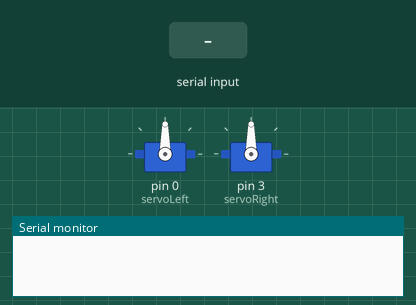
This sketch was run on a simulated Arduino Mega 2560, built with avr-gcc and run on an emulated ATmega2560. On the bench: 2 × servo, the last lines printed to the serial monitor. The inputs (shaded band) are chosen by the test bench.

Above: at 1.2 s.
1.3 s: "m_f" received over the second serial link
At 3.1 s:
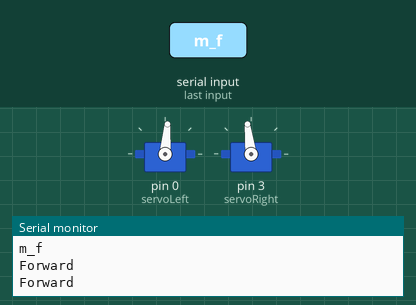
4.2 s: "m_l" received over the second serial link
At 5.9 s:
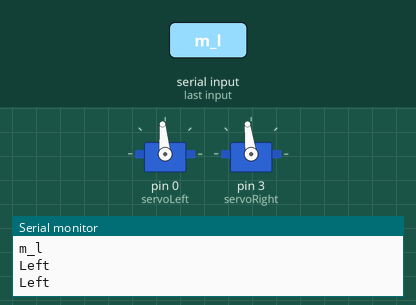
7.0 s: "m_r" received over the second serial link
At 8.6 s:
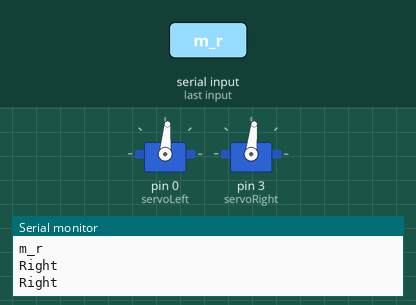
9.7 s: "m_b" received over the second serial link
At 11.4 s:
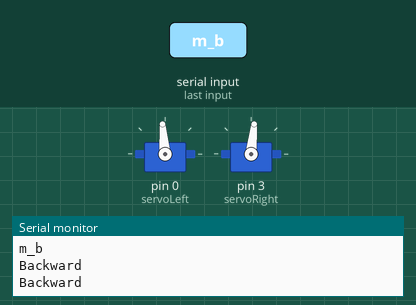
Timing chart, 0 to 13.0 s (numbered marks = the images above; inputs shaded):
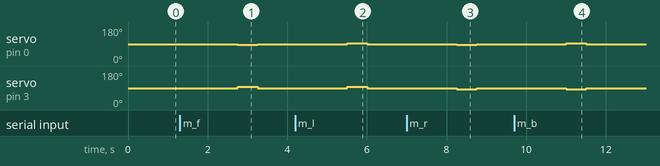

Measured:
- after the input at 1.3 s, servo on pin 0 (servoLeft): 90° → 85° after 1.5 s, → 90° 0.50 s later; servo on pin 3 (servoRight): 90° → 97° after 1.5 s, → 90° 0.50 s later
- after the input at 4.2 s, servo on pin 0 (servoLeft): 90° → 95° after 1.3 s, → 90° 0.50 s later; servo on pin 3 (servoRight): 90° → 97° after 1.3 s, → 90° 0.50 s later
- after the input at 7.0 s, servo on pin 0 (servoLeft): 90° → 85° after 1.3 s, → 90° 0.50 s later; servo on pin 3 (servoRight): 90° → 84° after 1.3 s, → 90° 0.50 s later
- after the input at 9.7 s, servo on pin 0 (servoLeft): 90° → 95° after 1.3 s, → 90° 0.50 s later; servo on pin 3 (servoRight): 90° → 84° after 1.3 s, → 90° 0.50 s later

The sketch:

seeeduino.ino
```cpp
#include "motion.h"
#include "esp-01.h"

void setup()
{
  Serial.begin(115200);
  setupEspSerial();
  setupServos();
}

void loop()
{
  // this is where no threading is a problem
  if (motionIncrementer == maxMotionVal)
  {
    activeDirection = "";
    motionIncrementer = 0;
    stopMoving();
  }

  if (activeDirection == "")
  {
    checkMessages();
  }

  if (activeDirection == "forward")
  {
    moveForward();
    delay(motionDelay);
    motionIncrementer += 1;
  }

  if (activeDirection == "left")
  {
    turnLeft();
    delay(motionDelay);
    motionIncrementer += 1;
  }

  if (activeDirection == "right")
  {
    turnRight();
    delay(motionDelay);
    motionIncrementer += 1;
  }

  if (activeDirection == "back")
  {
    moveBackward();
    delay(motionDelay);
    motionIncrementer += 1;
  }
}
```

esp-01.h
```cpp
#define ESPSERIAL Serial1

// used to avoid buffer buildup between ESP and web communication delay
String curEspMsg = "";

void setupEspSerial()
{
  ESPSERIAL.begin(115200);
}

void clearEspSerial()
{
  while (ESPSERIAL.available() > 0)
  {
    ESPSERIAL.read();
  }
}

String getEspSerialMsg() {
  if (ESPSERIAL.available() > 0) {
    String msg = ESPSERIAL.readString();
    return msg;
  }

  return "";
}

void writeToEsp(String msg)
{
  if (curEspMsg.length() == 0)
  {
    curEspMsg = msg;
    ESPSERIAL.print(msg);
    ESPSERIAL.flush();
    curEspMsg = "";
  } else
  {
    Serial.println("esp write err");
  }
}

void checkMessages()
{
  // poll is like a keep-alive, it bunches up due timing mismatch
  String espMsg = getEspSerialMsg();

  if (espMsg)
  {
    espMsg.replace("poll", "");
    espMsg.replace("Hello Server!", "");
  }

  if (espMsg)
  {
    Serial.println(espMsg);

    if (espMsg.indexOf("m_f") > -1) // index of due to char chunking
    {
      activeDirection = "forward";
    }

    if (espMsg.indexOf("m_l") > -1) // index of due to char chunking
    {
      activeDirection = "left";
    }

    if (espMsg.indexOf("m_r") > -1) // index of due to char chunking
    {
      activeDirection = "right";
    }

    if (espMsg.indexOf("m_b") > -1) // index of due to char chunking
    {
      activeDirection = "back";
    }

    if (espMsg.indexOf("m_s") > -1) // move stop?
    {
      activeDirection = "";
    }

    clearEspSerial();
  }

  // Serial.println("check");

  delay(250); // delay for sync
}
```

motion.h
```cpp
// stole this code from my old project
// https://github.com/jdc-cunningham/noob-robotics/blob/master/taildragger-ultrasound-mapping/code/motion_1_ultrasonic_od_all_sensors_1__basic-od-logic/motion_1_ultrasonic_od_all_sensors_1__basic-od-logic.ino

#include <Servo.h>

// drive servos
Servo servoLeft;
Servo servoRight;

// wtf are these variables, my own code from almost 3 years ago
int seLeFoPos = 85;
int seRiFoPos = 97; // these determine the speed, higher value from midpoint eg. 90 the faster it rotates
int seLeBaPos = 95;
int seRiBaPos = 84;
int seLeStPos = 90;
int seRiStPos = 90;

bool isMovingForward = false;
bool isMovingBackwards = false;
bool isTurningLeft = false;
bool isTurningRight = false;

bool loggingEnabled = true;
String activeDirection = "";

int motionIncrementer = 0; // cap this
int maxMotionVal = 2;

int motionDelay = 250;

void setupServos()
{
  servoLeft.attach(0);
  servoRight.attach(3);
}

// motions
void moveForward() {
  servoLeft.write(seLeFoPos);
  servoRight.write(seRiFoPos);

  if (loggingEnabled)
  {
    Serial.print("Forward");
    Serial.println();
  }
}

void turnLeft() {
  servoLeft.write(seLeBaPos);
  servoRight.write(seRiFoPos);

  if (loggingEnabled)
  {
    Serial.print("Left");
    Serial.println();
  }
}

void turnRight() {
  servoLeft.write(seLeFoPos);
  servoRight.write(seRiBaPos);

  if (loggingEnabled)
  {
    Serial.print("Right");
    Serial.println();
  }
}

void moveBackward() {
  servoLeft.write(seLeBaPos);
  servoRight.write(seRiBaPos);

  if (loggingEnabled)
  {
    Serial.print("Backward");
    Serial.println();
  }
}

void stopMoving()
{
  servoLeft.write(seLeStPos);
  servoRight.write(seRiStPos);
}
```
